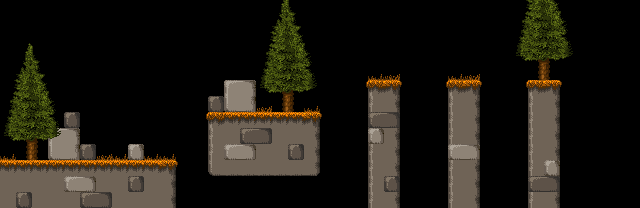

Rendered tile map (Tiled .tmx) drawn with the repository's tilesets; below, a short description and the full map source, tile grids included:
An orthogonal 40x13 tile map with 16x16 px tiles, 4 tile layers (Back, Ground, Grass, Front), 1 hidden layer not drawn.

<map version="1.10" tiledversion="1.11.2" orientation="orthogonal" renderorder="right-down" width="40" height="13" tilewidth="16" tileheight="16" infinite="0" nextlayerid="7" nextobjectid="1">
 <tileset firstgid="1" name="TILESET" tilewidth="16" tileheight="16" tilecount="240" columns="20">
  <image source="TILESET.PNG" trans="000000" width="320" height="192" />
 </tileset>
 <layer id="1" name="Back" width="40" height="13">
  <data encoding="csv">
0,0,0,0,0,0,0,0,0,0,0,0,0,0,0,0,0,0,0,0,0,0,0,0,0,0,0,0,0,0,0,0,76,77,78,79,0,0,0,0,
0,0,0,0,0,0,0,0,0,0,0,0,0,0,0,0,0,0,0,0,0,0,0,0,0,0,0,0,0,0,0,0,96,97,98,99,0,0,0,0,
0,0,0,0,0,0,0,0,0,0,0,0,0,0,0,0,0,0,0,0,0,0,0,0,0,0,0,0,0,0,0,0,116,117,118,119,0,0,0,0,
0,0,0,0,0,0,0,0,0,0,0,0,0,0,0,0,0,0,0,0,0,0,0,0,0,0,0,0,0,0,0,0,136,137,138,139,0,0,0,0,
0,0,0,0,0,0,0,0,0,0,0,0,0,0,0,0,0,0,0,0,0,0,0,0,0,0,0,0,0,0,0,0,156,157,158,159,0,0,0,0,
0,0,0,0,0,0,0,0,0,0,0,0,0,0,53,54,0,0,0,0,0,0,0,0,0,0,0,0,0,0,0,0,0,0,0,0,0,0,0,0,
0,0,0,0,0,0,0,0,0,0,0,0,0,95,73,74,0,0,0,0,0,0,0,0,0,0,0,0,0,0,0,0,0,0,0,0,0,0,0,0,
0,0,0,0,95,0,0,0,0,0,0,0,0,0,0,0,0,0,0,0,0,0,0,0,0,0,0,0,0,0,0,0,0,0,0,0,0,0,0,0,
0,0,0,53,54,0,0,0,0,0,0,0,0,0,0,0,0,0,0,0,0,0,0,0,0,0,0,0,0,0,0,0,0,0,0,0,0,0,0,0,
0,0,0,73,74,95,0,0,35,0,0,0,0,0,0,0,0,0,0,0,0,0,0,0,0,0,0,0,0,0,0,0,0,0,0,0,0,0,0,0,
0,0,0,0,0,0,0,0,0,0,0,0,0,0,0,0,0,0,0,0,0,0,0,0,0,0,0,0,0,0,0,0,0,0,0,0,0,0,0,0,
0,0,0,0,0,0,0,0,0,0,0,0,0,0,0,0,0,0,0,0,0,0,0,0,0,0,0,0,0,0,0,0,0,0,0,0,0,0,0,0,
0,0,0,0,0,0,0,0,0,0,0,0,0,0,0,0,0,0,0,0,0,0,0,0,0,0,0,0,0,0,0,0,0,0,0,0,0,0,0,0
</data>
 </layer>
 <layer id="2" name="Ground" width="40" height="13">
  <data encoding="csv">
0,0,0,0,0,0,0,0,0,0,0,0,0,0,0,0,0,0,0,0,0,0,0,0,0,0,0,0,0,0,0,0,0,0,0,0,0,0,0,0,
0,0,0,0,0,0,0,0,0,0,0,0,0,0,0,0,0,0,0,0,0,0,0,0,0,0,0,0,0,0,0,0,0,0,0,0,0,0,0,0,
0,0,0,0,0,0,0,0,0,0,0,0,0,0,0,0,0,0,0,0,0,0,0,0,0,0,0,0,0,0,0,0,0,0,0,0,0,0,0,0,
0,0,0,0,0,0,0,0,0,0,0,0,0,0,0,0,0,0,0,0,0,0,0,0,0,0,0,0,0,0,0,0,0,0,0,0,0,0,0,0,
0,0,0,0,0,0,0,0,0,0,0,0,0,0,0,0,0,0,0,0,0,0,0,0,0,0,0,0,0,0,0,0,0,0,0,0,0,0,0,0,
0,0,0,0,0,0,0,0,0,0,0,0,0,0,0,0,0,0,0,0,0,0,0,22,24,0,0,0,22,24,0,0,0,22,24,0,0,0,0,0,
0,0,0,0,0,0,0,0,0,0,0,0,0,0,0,0,0,0,0,0,0,0,0,42,44,0,0,0,42,44,0,0,0,42,44,0,0,0,0,0,
0,0,0,0,0,0,0,0,0,0,0,0,21,22,23,23,23,23,23,24,32,0,0,42,44,0,0,0,42,44,0,0,0,42,44,0,0,0,0,0,
0,0,0,0,0,0,0,0,0,0,0,0,0,42,43,43,43,43,43,44,0,0,0,42,44,0,0,0,42,44,0,0,0,42,44,0,0,0,0,0,
0,0,0,0,0,0,0,0,0,0,0,0,0,42,43,43,43,43,43,44,0,0,0,42,44,0,0,0,42,44,0,0,0,42,44,0,0,0,0,0,
23,23,23,23,23,23,23,23,23,23,24,0,0,62,63,63,63,63,63,64,0,0,0,42,44,0,0,0,42,44,0,0,0,42,44,0,0,0,0,0,
43,43,43,43,43,43,43,43,43,43,44,0,0,0,0,0,0,0,0,0,0,0,0,42,44,0,0,0,42,44,0,0,0,42,44,0,0,0,0,0,
43,43,43,43,43,43,43,43,43,43,44,0,0,0,0,0,0,0,0,0,0,0,0,42,44,0,0,0,42,44,0,0,0,42,44,0,0,0,0,0
</data>
 </layer>
 <layer id="3" name="Grass" width="40" height="13">
  <data encoding="csv">
0,0,0,0,0,0,0,0,0,0,0,0,0,0,0,0,0,0,0,0,0,0,0,0,0,0,0,0,0,0,0,0,0,0,0,0,0,0,0,0,
0,0,0,0,0,0,0,0,0,0,0,0,0,0,0,0,0,0,0,0,0,0,0,0,0,0,0,0,0,0,0,0,0,0,0,0,0,0,0,0,
0,0,0,0,0,0,0,0,0,0,0,0,0,0,0,0,0,0,0,0,0,0,0,0,0,0,0,0,0,0,0,0,0,0,0,0,0,0,0,0,
0,0,0,0,0,0,0,0,0,0,0,0,0,0,0,0,0,0,0,0,0,0,0,0,0,0,0,0,0,0,0,0,0,0,0,0,0,0,0,0,
0,0,0,0,0,0,0,0,0,0,0,0,0,0,0,0,0,0,0,0,0,0,0,3,2,0,0,0,3,2,0,0,0,0,0,0,0,0,0,0,
0,0,0,0,0,0,0,0,0,0,0,0,0,0,0,0,0,0,0,0,0,0,21,0,0,32,0,21,0,0,32,0,21,0,0,32,0,0,0,0,
0,0,0,0,0,0,0,0,0,0,0,0,0,0,0,0,2,0,0,3,0,0,0,0,0,0,0,0,0,0,0,0,0,0,0,0,0,0,0,0,
0,0,0,0,0,0,0,0,0,0,0,0,0,0,0,0,0,0,0,0,0,0,0,0,0,0,0,0,0,0,0,0,0,0,0,0,0,0,0,0,
0,0,0,0,0,0,0,0,0,0,0,0,0,0,0,0,0,0,0,0,0,0,0,0,0,0,0,0,0,0,0,0,0,0,0,0,0,0,0,0,
3,0,0,0,0,0,2,3,0,3,3,0,0,0,0,0,0,0,0,0,0,0,0,0,0,0,0,0,0,0,0,0,0,0,0,0,0,0,0,0,
0,0,0,0,0,0,0,0,0,0,0,32,0,0,0,0,0,0,0,0,0,0,0,0,0,0,0,0,0,0,0,0,0,0,0,0,0,0,0,0,
0,0,0,0,0,0,0,0,0,0,0,0,0,0,0,0,0,0,0,0,0,0,0,0,0,0,0,0,0,0,0,0,0,0,0,0,0,0,0,0,
0,0,0,0,0,0,0,0,0,0,0,0,0,0,0,0,0,0,0,0,0,0,0,0,0,0,0,0,0,0,0,0,0,0,0,0,0,0,0,0
</data>
 </layer>
 <objectgroup id="5" name="Objects" />
 <layer id="4" name="Front" width="40" height="13">
  <data encoding="csv">
0,0,0,0,0,0,0,0,0,0,0,0,0,0,0,0,0,37,38,0,0,0,0,0,0,0,0,0,0,0,0,0,0,0,0,0,0,0,0,0,
0,0,0,0,0,0,0,0,0,0,0,0,0,0,0,0,0,57,58,0,0,0,0,0,0,0,0,0,0,0,0,0,0,0,0,0,0,0,0,0,
0,17,18,0,0,0,0,0,0,0,0,0,0,0,0,0,76,77,78,79,0,0,0,0,0,0,0,0,0,0,0,0,0,0,0,0,0,0,0,0,
0,37,38,0,0,0,0,0,0,0,0,0,0,0,0,0,96,97,98,99,0,0,0,0,0,0,0,0,0,0,0,0,0,0,0,0,0,0,0,0,
0,57,58,0,0,0,0,0,0,0,0,0,0,0,0,0,116,117,118,119,0,0,0,0,0,0,0,0,0,0,0,0,0,0,0,0,0,0,0,0,
76,77,78,79,0,0,0,0,0,0,0,0,0,0,0,0,136,137,138,139,0,0,0,0,0,0,0,0,0,0,0,0,0,0,0,0,0,0,0,0,
96,97,98,99,0,0,0,0,0,0,0,0,0,0,0,0,0,157,158,159,0,0,0,0,0,0,0,0,0,0,0,0,0,0,0,0,0,0,0,0,
116,117,118,119,0,0,0,0,0,0,0,0,0,0,0,0,0,0,0,0,0,0,0,93,94,0,0,0,0,0,0,0,0,0,0,0,0,0,0,0,
136,137,138,139,0,0,0,0,0,0,0,0,0,0,0,93,94,0,0,0,0,0,0,35,0,0,0,0,0,0,0,0,0,0,0,0,0,0,0,0,
0,157,158,0,0,0,0,0,0,0,0,0,0,0,33,34,0,0,95,0,0,0,0,0,0,0,0,0,33,34,0,0,0,0,0,0,0,0,0,0,
0,0,0,0,0,0,0,0,0,0,0,0,0,0,0,0,0,0,0,0,0,0,0,0,0,0,0,0,0,0,0,0,0,0,35,0,0,0,0,0,
0,0,0,0,33,34,0,0,95,0,0,0,0,0,0,0,0,0,0,0,0,0,0,0,95,0,0,0,0,0,0,0,0,93,94,0,0,0,0,0,
0,95,0,0,0,93,94,0,0,0,0,0,0,0,0,0,0,0,0,0,0,0,0,0,0,0,0,0,0,0,0,0,0,0,0,0,0,0,0,0
</data>
 </layer>
 <layer id="6" name="Blocks" width="40" height="13" visible="0">
  <properties>
   <property name="blocks" value="" />
  </properties>
  <data encoding="csv">
0,0,0,0,0,0,0,0,0,0,0,0,0,0,0,0,0,0,0,0,0,0,0,0,0,0,0,0,0,0,0,0,0,0,0,0,0,0,0,0,
0,0,0,0,0,0,0,0,0,0,0,0,0,0,0,0,0,0,0,0,0,0,0,0,0,0,0,0,0,0,0,0,0,0,0,0,0,0,0,0,
0,0,0,0,0,0,0,0,0,0,0,0,0,0,0,0,0,0,0,0,0,0,0,0,0,0,0,0,0,0,0,0,0,0,0,0,0,0,0,0,
0,0,0,0,0,0,0,0,0,0,0,0,0,0,0,0,0,0,0,0,0,0,0,0,0,0,0,0,0,0,0,0,0,0,0,0,0,0,0,0,
0,0,0,0,0,0,0,0,0,0,0,0,0,0,0,0,0,0,0,0,0,0,0,0,0,0,0,0,0,0,0,0,0,0,0,0,0,0,0,0,
0,0,0,0,0,0,0,0,0,0,0,0,0,0,0,0,0,0,0,0,0,0,0,0,0,0,0,0,0,0,0,0,0,0,0,0,0,0,0,0,
0,0,0,0,0,0,0,0,0,0,0,0,0,0,0,0,0,0,0,0,0,0,0,0,0,0,0,0,0,0,0,0,0,0,0,0,0,0,0,0,
0,0,0,0,0,0,0,0,0,0,0,0,0,0,0,0,0,0,0,0,0,0,0,0,0,0,0,0,0,0,0,0,0,0,0,0,0,0,0,0,
0,0,0,0,0,0,0,0,0,0,0,0,0,0,0,0,0,0,0,0,0,0,0,0,0,0,0,0,0,0,0,0,0,0,0,0,0,0,0,0,
0,0,0,0,0,0,0,0,0,0,0,0,0,0,0,0,0,0,0,0,0,0,0,0,0,0,0,0,0,0,0,0,0,0,0,0,0,0,0,0,
0,0,0,0,0,0,0,0,0,0,0,0,0,0,0,0,0,0,0,0,0,0,0,0,0,0,0,0,0,0,0,0,0,0,0,0,0,0,0,0,
0,0,0,0,0,0,0,0,0,0,0,0,0,0,0,0,0,0,0,0,0,0,0,0,0,0,0,0,0,0,0,0,0,0,0,0,0,0,0,0,
0,0,0,0,0,0,0,0,0,0,0,0,0,0,0,0,0,0,0,0,0,0,0,0,0,0,0,0,0,0,0,0,0,0,0,0,0,0,0,0
</data>
 </layer>
</map>
